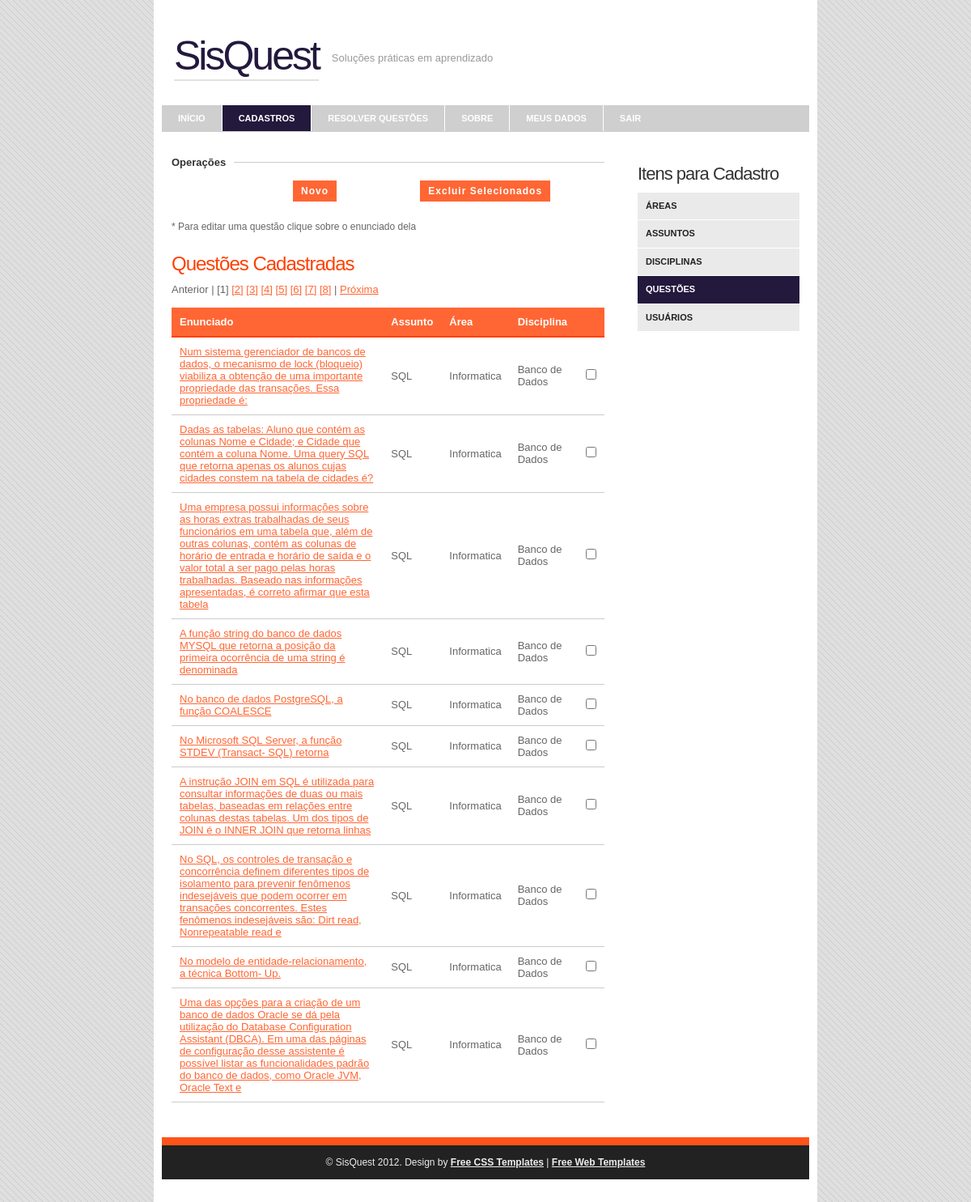
/SisQuest/adm/questoes/filtro.php (signed in), run on the app's committed database.
### tables this page shows
CREATE TABLE IF NOT EXISTS `tb_disciplina` (
  `Id_Disciplina` int(10) unsigned NOT NULL AUTO_INCREMENT,
  `Cadastrante` varchar(20) DEFAULT NULL,
  `Id_Area` int(10) unsigned NOT NULL,
  `Nome_Disciplina` varchar(100) NOT NULL,
  PRIMARY KEY (`Id_Disciplina`),
  KEY `Id_Area` (`Id_Area`),
  KEY `Cadastrante` (`Cadastrante`)
);

CREATE TABLE IF NOT EXISTS `tb_questao` (
  `Id_Questao` int(10) unsigned NOT NULL AUTO_INCREMENT,
  `Cadastrante` varchar(20) DEFAULT NULL,
  `Id_Assunto` int(10) unsigned NOT NULL,
  `Enunciado_Questao` varchar(1000) NOT NULL,
  `Dificuldade` enum('1','2','3','4','5') NOT NULL,
  `Alternativa_Correta` int(10) unsigned NOT NULL,
  `Alternativa_1` varchar(500) NOT NULL,
  `Alternativa_2` varchar(500) NOT NULL,
  `Alternativa_3` varchar(500) NOT NULL,
  `Alternativa_4` varchar(500) NOT NULL,
  `Alternativa_5` varchar(500) NOT NULL,
  PRIMARY KEY (`Id_Questao`),
  KEY `Id_Assunto` (`Id_Assunto`),
  KEY `Cadastrante` (`Cadastrante`)
);

CREATE TABLE IF NOT EXISTS `tb_assunto` (
  `Id_Assunto` int(10) unsigned NOT NULL AUTO_INCREMENT,
  `Cadastrante` varchar(20) DEFAULT NULL,
  `Id_Disciplina` int(10) unsigned NOT NULL,
  `Nome_Assunto` varchar(100) NOT NULL,
  PRIMARY KEY (`Id_Assunto`),
  KEY `Id_Disciplina` (`Id_Disciplina`),
  KEY `Cadastrante` (`Cadastrante`)
);

CREATE TABLE IF NOT EXISTS `tb_area` (
  `Id_Area` int(10) unsigned NOT NULL AUTO_INCREMENT,
  `Cadastrante` varchar(20) DEFAULT NULL,
  `Nome_Area` varchar(100) NOT NULL,
  PRIMARY KEY (`Id_Area`),
  KEY `Cadastrante` (`Cadastrante`)
);

### SisQuest/dao/seguranca.php (called while the page is built, shortened)
<?php
	$_SG['conectaServidor'] = true;
    $_SG['abreSessao'] = true;
    $_SG['caseSensitive'] = false;
    $_SG['validaSempre'] = true;
    $_SG['servidor'] = 'localhost:3306';
    $_SG['usuario'] = 'root';
    $_SG['senha'] = '';
    $_SG['banco'] = 'db_leandro_kevin';
    $_SG['paginaLogin'] = "../index.php";
    $_SG['tabela'] = 'tb_usuario';
?>

### SisQuest/dao/questaoDao.php (called while the page is built, shortened)
<?php
function questaoConsulta($inicial,$numreg,$link){
	$resultado = mysql_query("SELECT q.id_questao as idquest, q.enunciado_questao as enunc, a.nome_assunto as nast, d.nome_disciplina as ndisc, ar.nome_area as narea FROM tb_disciplina d, tb_area ar, tb_assunto a, tb_questao q WHERE q.id_assunto=a.id_assunto and a.id_disciplina=d.id_disciplina AND d.id_area = ar.id_area LIMIT $inicial,$numreg" ,$link);
	return $resultado;
}
?>

### SisQuest/adm/questoes/filtro.php (the view, shortened to what this page needs)
<?php
$num_por_pagina = 10;
if (!isset($pagina)) {
	$pagina=1;
}
$primeiro_registro = ($pagina*$num_por_pagina) - $num_por_pagina;
$resultadoTotal= questaoConsulta($primeiro_registro,$num_por_pagina,$_SG['link']);
?>
<!DOCTYPE html PUBLIC "-//W3C//DTD XHTML 1.0 Strict//EN" "http://www.w3.org/TR/xhtml1/DTD/xhtml1-strict.dtd">
<html xmlns="http://www.w3.org/1999/xhtml">
<head>
<link rel="stylesheet" href="../../styles.css" type="text/css" />
</head>
<body>
<div id="container">
	<div id="header">
    	<h1><a href="/">SisQuest</a></h1>
        <h2>Soluções práticas em aprendizado</h2>
    </div>
    <div id="nav">
    	<ul>
        	<li class="start"><a href="../principal.php">INÍCIO</a></li>
            <li class="selected"><a href="../cadastros.php">CADASTROS</a></li>
            <li><a href="../resolver_questoes.php">RESOLVER QUESTÕES</a></li>
            <li><a href="../sobreAdm.php">SOBRE</a></li>
            <li><a href="../meus_dados.php">MEUS DADOS</a></li>
        <li class="end"><a href="../../dao/logout.php?opt=logout">SAIR</a></li>
        </ul>
    </div>
    <div id="body">
		<div id="content">
        <fieldset>
        <legend>Operações</legend>
        <form action="../../servico/questaoDelete.php" method="post" onsubmit="return (existemItensParaExcluir())">
			<p>
				<input class="formbutton" style="margin-left: 150px;" onclick="location.href='cadastro.php' " type='button' value="Novo"/>
				<input class="formbutton" style="margin-left: 100px;" type="submit" name="exlcuir" value="Excluir Selecionados" onClick="return confirm('Deseja mesmo excluir esse(s) item(ns)?')"/>
             </p>
             <p>* Para editar uma questão clique sobre o enunciado dela</p>
            <h3>Questões Cadastradas</h3>
			<?php
               	include '../../paginacao.php';
               	echo "<br/><br/>";
             ?>
            <table cellspacing="0">
                <tr>
                    <th>Enunciado</th>
                    <th>Assunto</th>
                    <th>Área</th>
                    <th>Disciplina</th>
                    <th></th>
                </tr>
                <?php while ($linhas= mysql_fetch_array($resultadoTotal)){?>
                	<tr>
                		<td><a href="editar.php?id=<?php echo $linhas['idquest'];?>"><?php echo $linhas['enunc'];?></a></td>
                		<td><?php echo $linhas['nast'];?></td>
                		<td><?php echo $linhas['narea'];?></td>
                		<td><?php echo $linhas['ndisc'];?></td>
                		<td><?php echo "<input name=\"excluir[]\" type=\"checkbox\" id=\"".$linhas['idquest']."\" value=\"".$linhas['idquest']."\">"; ?></td>
                   	</tr>
               <?php } ?>
            </table>
            </form>
			</fieldset>
            <p>&nbsp;</p>
       </div>
        <div class="sidebar">
            <ul>
               <li>
                    <h3>Itens para Cadastro</h3>
                    <ul class="blocklist">
                        <li><a  href="../area/filtro.php">ÁREAS</a></li>
                        <li><a href="../assunto/filtro.php">ASSUNTOS</a></li>
                        <li><a href="../disciplina/filtro.php">DISCIPLINAS</a></li>
                        <li><a style="background-color:#23193D;color:#FFFFFF" href="filtro.php">QUESTÕES</a></li>
                        <li><a href="../usuarios/filtro.php">USUÁRIOS</a></li>
                    </ul>
                </li>
            </ul>
        </div>
    </div>
    <div id="footer">
        <div class="footer-bottom">
            <p>&copy; SisQuest 2012. Design by <a href="http://www.spyka.net">Free CSS Templates</a> | <a href="http://www.justfreetemplates.com">Free Web Templates</a></p>
         </div>
    </div>
</div>
</body>
</html>

### SisQuest/styles.css (style rules this page uses)
body { background: #ddd url('images/body.png') repeat scroll top left; margin:0; padding:0; font-family: Verdana, Geneva, sans-serif; font-size: 13px; color: #666; }
* { margin:0; padding:0; }
table { width: 100%; text-align: left; }
th, td { padding: 10px 10px; }
th { color: #fff; background: #FF6633 none repeat-x scroll left top; border-bottom: 2px solid #FF4000; }
td { border-bottom: 1px solid #ccc; }
p { line-height: 1.9em; margin-bottom: 20px; font-size: 12px; }
a { color: #FF6633; }
fieldset { display: block; border: none; border-top: 1px solid #ccc; }
fieldset legend { font-weight: bold; font-size: 13px; padding-right: 10px; color: #333; }
fieldset form { padding-top: 15px; }
form input, form select, form textarea { padding: 5px; color: #333333; border: 1px solid #ddd; border-right:1px solid #ccc; border-bottom:1px solid #ccc; background-color:#fff; font-family: Arial, Helvetica, sans-serif; font-size: 13px; }
form input.formbutton { border: none; background: #FF6633 none repeat-x scroll left top; color: #ffffff; font-weight: bold; padding: 6px 10px; font-size: 12px; font-family: Tahoma, Geneva, sans-serif; letter-spacing: 1px; width: auto; overflow: visible; }
h1 { color: #000; font-size: 35px; font-family: Arial, Helvetica, sans-serif; }
h2 { color: #000; font-family: Arial, Helvetica, sans-serif; font-size: 27px; letter-spacing: 0px; font-weight: normal; padding: 0 0 5px; margin: 0; }
h3 { color: #FF4000; font-size: 24px; font-weight: normal; margin-bottom: 10px; letter-spacing: -1px; font-family: Arial, Helvetica, sans-serif; }
ul, ol { margin: 0 0 35px 35px; }
li { padding-bottom: 5px; }
li ol, li ul { font-size: 1.0em; margin-bottom: 0; padding-top: 5px; }
#container { width: 800px; margin: 0 auto; padding: 10px 10px 30px; background-color: #fff; }
#header { padding: 30px 15px; margin: 0 auto; }
#header h1 a { color: #23193D; font-size: 50px; font-weight: normal; text-decoration: none; letter-spacing: -3px; float: left; border-bottom: 2px solid #E2E1E0; }
#header h2 { color: #999; float: left; font-size: 13px; margin-left: 12px; margin-top: 24px; padding-left: 4px; letter-spacing: 0; }
#nav { height: 33px; width: 800px; background-color: #cfcfcf; }
#nav ul { list-style: none; padding: 0; margin: 0; height: 45px; }
#nav ul li { float: left; display: block; padding: 0; }
#nav ul li a:hover, #nav ul li.selected { background-color:#23193D; }
#nav ul li a { color: #fff; display: block; border-right: 1px solid #fff; font-size: 11px; font-weight: bold; text-transform: uppercase; padding: 10px 20px; text-decoration: none; }
#nav ul li.start a { border-left: none; }
#nav ul li.end a { border-right: none; }
#body { background: none; margin:0 auto; padding: 30px 12px 0; width: 776px; }
#content { float: left; width: 535px; }
.sidebar { width: 200px; padding: 10px 0 0; float: right; }
.sidebar h3 { color: #333; font-size: 22px; }
.sidebar ul { margin: 0; padding: 0; list-style: none; }
.sidebar ul li { margin-bottom: 20px; line-height: 1.9em; }
.sidebar li ul li { display: block; font-family: Arial, Helvetica, sans-serif; border-top: none; padding: 6px 2px; margin: 0; line-height: 1.5em; font-size: 13px; border: none; }
.sidebar li ul li a { font-weight: normal; color: #222; }
.sidebar li ul.blocklist li { padding: 0; display: inline; }
.sidebar li ul.blocklist li a { background-color: #EAEAEA; display: block; font-family: Arial,Helvetica,sans-serif; font-size: 11px; font-weight: bold; margin-bottom: 1px; padding: 7px 10px; text-decoration: none; text-transform: uppercase; }
#footer { margin:0 auto 0; border-top: 10px solid #FF531A; width: 800px; }
#footer p { text-align: left; color: #ccc; font-size: 12px; font-family: Arial, Helvetica, sans-serif; margin: 0; padding: 0; }
#footer p a { color: #ccc; font-weight: bold; }
#footer .footer-bottom { padding: 10px; text-align: center; background-color: #222; }
#footer .footer-bottom p { text-align: center; }
#footer .footer-bottom p, #footer .footer-bottom p a { color: #eee; }
.selected { color: #FFF; background-color: #23193D; }

### data on the page
tb_disciplina: tb_questao.Enunciado_Questao "Num sistema gerenciador de bancos de dados, o mecanismo de lock (bloqueio) viabiliza a obtenção de uma importante propriedade das transações. Essa propriedade é:", tb_assunto.Nome_Assunto "SQL", Id_Area.Nome_Area "Informatica", Nome_Disciplina "Banco de Dados", tb_questao.Enunciado_Questao "Dadas as tabelas: Aluno que contém as colunas Nome e Cidade; e Cidade que contém a coluna Nome. Uma query SQL que retorna apenas os alunos cujas cidades constem na tabela de cidades é?", tb_questao.Enunciado_Questao "Uma empresa possui informações sobre as horas extras trabalhadas de seus funcionários em uma tabela que, além de outras colunas, contém as colunas de horário de entrada e horário de saída e o valor total a ser pago pelas horas trabalhadas. Baseado nas informações apresentadas, é correto afirmar que esta tabela", tb_questao.Enunciado_Questao "A função string do banco de dados MYSQL que retorna a posição da primeira ocorrência de uma string é denominada", tb_questao.Enunciado_Questao "No banco de dados PostgreSQL, a função COALESCE", tb_questao.Enunciado_Questao "No Microsoft SQL Server, a função STDEV (Transact- SQL) retorna", tb_questao.Enunciado_Questao "A instrução JOIN em SQL é utilizada para consultar informações de duas ou mais tabelas, baseadas em relações entre colunas destas tabelas. Um dos tipos de JOIN é o INNER JOIN que retorna linhas", tb_questao.Enunciado_Questao "No SQL, os controles de transação e concorrência definem diferentes tipos de isolamento para prevenir fenômenos indesejáveis que podem ocorrer em transações concorrentes. Estes fenômenos indesejáveis são: Dirt read, Nonrepeatable read e", tb_questao.Enunciado_Questao "No modelo de entidade-relacionamento, a técnica Bottom- Up.", tb_questao.Enunciado_Questao "Uma das opções para a criação de um banco de dados Oracle se dá pela utilização do Database Configuration Assistant (DBCA). Em uma das páginas de configuração desse assistente é possível listar as funcionalidades padrão do banco de dados, como Oracle JVM, Oracle Text e"

### other printed values
$prev_link "Anterior"
